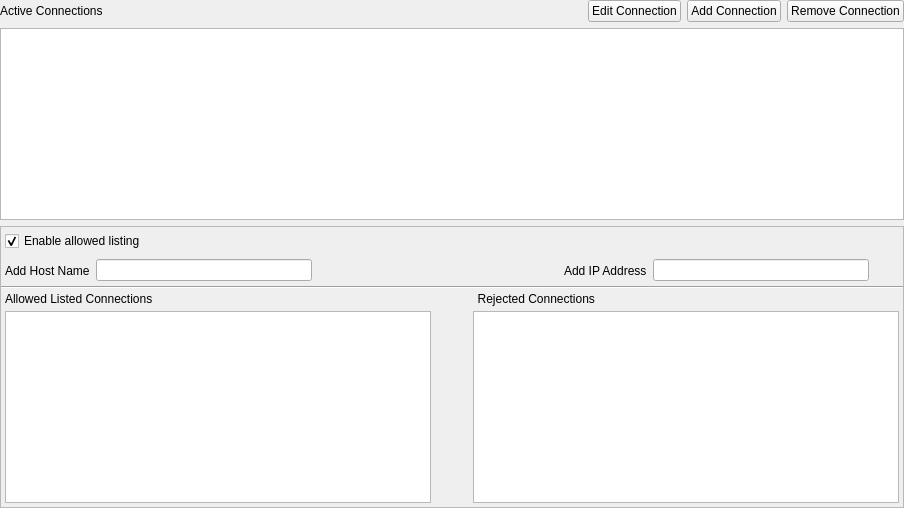
        <widget class="QWidget" name="connectionsDialog">
         <layout class="QVBoxLayout" name="verticalLayout_5">
          <property name="spacing">
           <number>6</number>
          </property>
          <property name="leftMargin">
           <number>0</number>
          </property>
          <property name="topMargin">
           <number>0</number>
          </property>
          <property name="rightMargin">
           <number>0</number>
          </property>
          <property name="bottomMargin">
           <number>0</number>
          </property>
          <item>
           <widget class="QWidget" name="connectHeader" native="true">
            <property name="sizePolicy">
             <sizepolicy hsizetype="Preferred" vsizetype="Fixed">
              <horstretch>0</horstretch>
              <verstretch>0</verstretch>
             </sizepolicy>
            </property>
            <property name="minimumSize">
             <size>
              <width>0</width>
              <height>0</height>
             </size>
            </property>
            <property name="maximumSize">
             <size>
              <width>16777215</width>
              <height>75</height>
             </size>
            </property>
            <property name="styleSheet">
             <string notr="true"/>
            </property>
            <layout class="QHBoxLayout" name="horizontalLayout_5">
             <property name="leftMargin">
              <number>0</number>
             </property>
             <property name="topMargin">
              <number>0</number>
             </property>
             <property name="rightMargin">
              <number>0</number>
             </property>
             <property name="bottomMargin">
              <number>0</number>
             </property>
             <item>
              <widget class="QLabel" name="activeConnectionsLabel">
               <property name="text">
                <string>Active Connections</string>
               </property>
              </widget>
             </item>
             <item>
              <spacer name="horizontalSpacer">
               <property name="orientation">
                <enum>Qt::Horizontal</enum>
               </property>
               <property name="sizeHint" stdset="0">
                <size>
                 <width>479</width>
                 <height>20</height>
                </size>
               </property>
              </spacer>
             </item>
             <item>
              <widget class="QPushButton" name="editConnectionButton">
               <property name="text">
                <string>Edit Connection</string>
               </property>
              </widget>
             </item>
             <item>
              <widget class="QPushButton" name="addConnectionButton">
               <property name="text">
                <string>Add Connection</string>
               </property>
              </widget>
             </item>
             <item>
              <widget class="QPushButton" name="removeConnectionButton">
               <property name="text">
                <string>Remove Connection</string>
               </property>
              </widget>
             </item>
            </layout>
           </widget>
          </item>
          <item>
           <widget class="AzQtComponents::TableView" name="connectionTreeView"/>
          </item>
          <item>
           <widget class="QFrame" name="allowedListOuterFrame">
            <property name="frameShape">
             <enum>QFrame::StyledPanel</enum>
            </property>
            <layout class="QVBoxLayout" name="allowedListVerticalLayout">
             <property name="spacing">
              <number>0</number>
             </property>
             <property name="leftMargin">
              <number>0</number>
             </property>
             <property name="topMargin">
              <number>0</number>
             </property>
             <property name="rightMargin">
              <number>0</number>
             </property>
             <property name="bottomMargin">
              <number>0</number>
             </property>
             <item>
              <widget class="QWidget" name="allowedListTopBarWidget" native="true">
               <layout class="QHBoxLayout" name="allowedListHorizontalBar">
                <property name="spacing">
                 <number>6</number>
                </property>
                <property name="leftMargin">
                 <number>4</number>
                </property>
                <property name="topMargin">
                 <number>4</number>
                </property>
                <property name="rightMargin">
                 <number>4</number>
                </property>
                <property name="bottomMargin">
                 <number>4</number>
                </property>
                <item>
                 <widget class="QCheckBox" name="allowedListEnableCheckBox">
                  <property name="toolTip">
                   <string>Enable or Disable allowed listing. Allowed listing is a security feature which limits what can connect to the asset processor.</string>
                  </property>
                  <property name="text">
                   <string>Enable allowed listing</string>
                  </property>
                  <property name="checked">
                   <bool>true</bool>
                  </property>
                 </widget>
                </item>
                <item>
                 <spacer name="allowedListBarSpacer">
                  <property name="orientation">
                   <enum>Qt::Horizontal</enum>
                  </property>
                  <property name="sizeHint" stdset="0">
                   <size>
                    <width>40</width>
                    <height>20</height>
                   </size>
                  </property>
                 </spacer>
                </item>
                <item>
                 <widget class="Line" name="allowedListSeparatorLine">
                  <property name="orientation">
                   <enum>Qt::Horizontal</enum>
                  </property>
                 </widget>
                </item>
               </layout>
              </widget>
             </item>
             <item>
              <widget class="QWidget" name="allowedListBottomBarWidget" native="true">
               <layout class="QHBoxLayout" name="allowedListHorizontalBar2">
                <property name="leftMargin">
                 <number>4</number>
                </property>
                <property name="topMargin">
                 <number>4</number>
                </property>
                <property name="rightMargin">
                 <number>4</number>
                </property>
                <property name="bottomMargin">
                 <number>4</number>
                </property>
                <item>
                 <widget class="QLabel" name="allowedListAddHostNameLabel">
                  <property name="toolTip">
                   <string>Allowed list a hostname. EX. MyComputer321</string>
                  </property>
                  <property name="text">
                   <string>Add Host Name</string>
                  </property>
                 </widget>
                </item>
                <item>
                 <widget class="QLineEdit" name="allowedListAddHostNameLineEdit"/>
                </item>
                <item>
                 <widget class="QToolButton" name="allowedListAddHostNameToolButton">
                  <property name="toolTip">
                   <string>Add the hostname to the allowed list.</string>
                  </property>
                  <property name="text">
                   <string/>
                  </property>
                  <property name="icon">
                   <iconset resource="style/AssetProcessor.qrc">
                    <normaloff>:/AssetProcessor_plus.svg</normaloff>:/AssetProcessor_plus.svg</iconset>
                  </property>
                  <property name="autoRaise">
                   <bool>true</bool>
                  </property>
                 </widget>
                </item>
                <item>
                 <spacer name="allowedListHorizontalBar2Spacer">
                  <property name="orientation">
                   <enum>Qt::Horizontal</enum>
                  </property>
                  <property name="sizeHint" stdset="0">
                   <size>
                    <width>40</width>
                    <height>20</height>
                   </size>
                  </property>
                 </spacer>
                </item>
                <item>
                 <widget class="QLabel" name="allowedListAddIPLabel">
                  <property name="toolTip">
                   <string>Allowed list an ipv4 or ipv6 address with or without a CIDR range. EX.  192.168.0.20 or 192.168.0.0/24 or 2001:db8:85a3:8d3:1319:8a2e:370:7348  or  2001:db8:85a3:8d3:1319:8a2e:370:7348/32</string>
                  </property>
                  <property name="text">
                   <string>Add IP Address</string>
                  </property>
                 </widget>
                </item>
                <item>
                 <widget class="QLineEdit" name="allowedListAddIPLineEdit"/>
                </item>
                <item>
                 <widget class="QToolButton" name="allowedListAddIPToolButton">
                  <property name="toolTip">
                   <string>Add the ip address to the allowed list.</string>
                  </property>
                  <property name="text">
                   <string/>
                  </property>
                  <property name="icon">
                   <iconset resource="style/AssetProcessor.qrc">
                    <normaloff>:/AssetProcessor_plus.svg</normaloff>:/AssetProcessor_plus.svg</iconset>
                  </property>
                  <property name="autoRaise">
                   <bool>true</bool>
                  </property>
                 </widget>
                </item>
               </layout>
              </widget>
             </item>
             <item>
              <layout class="QHBoxLayout" name="allowedListHorizontalBar3">
               <item>
                <widget class="Line" name="allowedListLine">
                 <property name="orientation">
                  <enum>Qt::Horizontal</enum>
                 </property>
                </widget>
               </item>
              </layout>
             </item>
             <item>
              <layout class="QHBoxLayout" name="allowedListHorizontalLabelsLayout">
               <property name="leftMargin">
                <number>4</number>
               </property>
               <item>
                <widget class="QLabel" name="allowedListAllowedListedConnnectionListLabel">
                 <property name="toolTip">
                  <string>Allowed listed connection are addresses, ranges and name that will be allowed to connect to the asset processor.</string>
                 </property>
                 <property name="text">
                  <string>Allowed Listed Connections</string>
                 </property>
                </widget>
               </item>
               <item>
                <spacer name="allowedListHorizontalLabelSpacer1">
                 <property name="orientation">
                  <enum>Qt::Horizontal</enum>
                 </property>
                 <property name="sizeHint" stdset="0">
                  <size>
                   <width>0</width>
                   <height>0</height>
                  </size>
                 </property>
                </spacer>
               </item>
               <item>
                <widget class="QLabel" name="allowedListRejectedConnectionListLabel">
                 <property name="toolTip">
                  <string>Rejected connections are addresses that failed to connect to the asset processor.</string>
                 </property>
                 <property name="text">
                  <string>     Rejected Connections</string>
                 </property>
                </widget>
               </item>
               <item>
                <spacer name="allowedListHorizontalLabelSpacer2">
                 <property name="orientation">
                  <enum>Qt::Horizontal</enum>
                 </property>
                 <property name="sizeHint" stdset="0">
                  <size>
                   <width>40</width>
                   <height>20</height>
                  </size>
                 </property>
                </spacer>
               </item>
              </layout>
             </item>
             <item>
              <layout class="QHBoxLayout" name="allowedListHorizontalViewsLayout">
               <property name="spacing">
                <number>9</number>
               </property>
               <property name="leftMargin">
                <number>4</number>
               </property>
               <property name="topMargin">
                <number>2</number>
               </property>
               <property name="rightMargin">
                <number>4</number>
               </property>
               <property name="bottomMargin">
                <number>4</number>
               </property>
               <item>
                <widget class="QListView" name="allowListAllowedListConnectionsListView">
                 <property name="showDropIndicator" stdset="0">
                  <bool>false</bool>
                 </property>
                </widget>
               </item>
               <item>
                <layout class="QVBoxLayout" name="allowedListButtonVerticalLayout">
                 <item>
                  <spacer name="allowedListVerticalSpacer1">
                   <property name="orientation">
                    <enum>Qt::Vertical</enum>
                   </property>
                   <property name="sizeHint" stdset="0">
                    <size>
                     <width>20</width>
                     <height>40</height>
                    </size>
                   </property>
                  </spacer>
                 </item>
                 <item>
                  <widget class="QToolButton" name="allowedListToAllowedListToolButton">
                   <property name="toolTip">
                    <string>Move a entry from rejected to the allowed list.</string>
                   </property>
                   <property name="text">
                    <string/>
                   </property>
                   <property name="icon">
                    <iconset resource="style/AssetProcessor.qrc">
                     <normaloff>:/AssetProcessor_arrow_left.svg</normaloff>:/AssetProcessor_arrow_left.svg</iconset>
                   </property>
                   <property name="autoRaise">
                    <bool>true</bool>
                   </property>
                  </widget>
                 </item>
                 <item>
                  <widget class="QToolButton" name="allowedListToRejectedListToolButton">
                   <property name="toolTip">
                    <string>Remove an entry from the whtie list.</string>
                   </property>
                   <property name="text">
                    <string/>
                   </property>
                   <property name="icon">
                    <iconset resource="style/AssetProcessor.qrc">
                     <normaloff>:/AssetProcessor_arrow_right.svg</normaloff>:/AssetProcessor_arrow_right.svg</iconset>
                   </property>
                   <property name="autoRaise">
                    <bool>true</bool>
                   </property>
                  </widget>
                 </item>
                 <item>
                  <spacer name="allowedListVerticalSpacer2">
                   <property name="orientation">
                    <enum>Qt::Vertical</enum>
                   </property>
                   <property name="sizeHint" stdset="0">
                    <size>
                     <width>20</width>
                     <height>40</height>
                    </size>
                   </property>
                  </spacer>
                 </item>
                </layout>
               </item>
               <item>
                <widget class="QListView" name="allowedListRejectedConnectionsListView">
                 <property name="showDropIndicator" stdset="0">
                  <bool>false</bool>
                 </property>
                </widget>
               </item>
              </layout>
             </item>
            </layout>
           </widget>
          </item>
         </layout>
        </widget>
